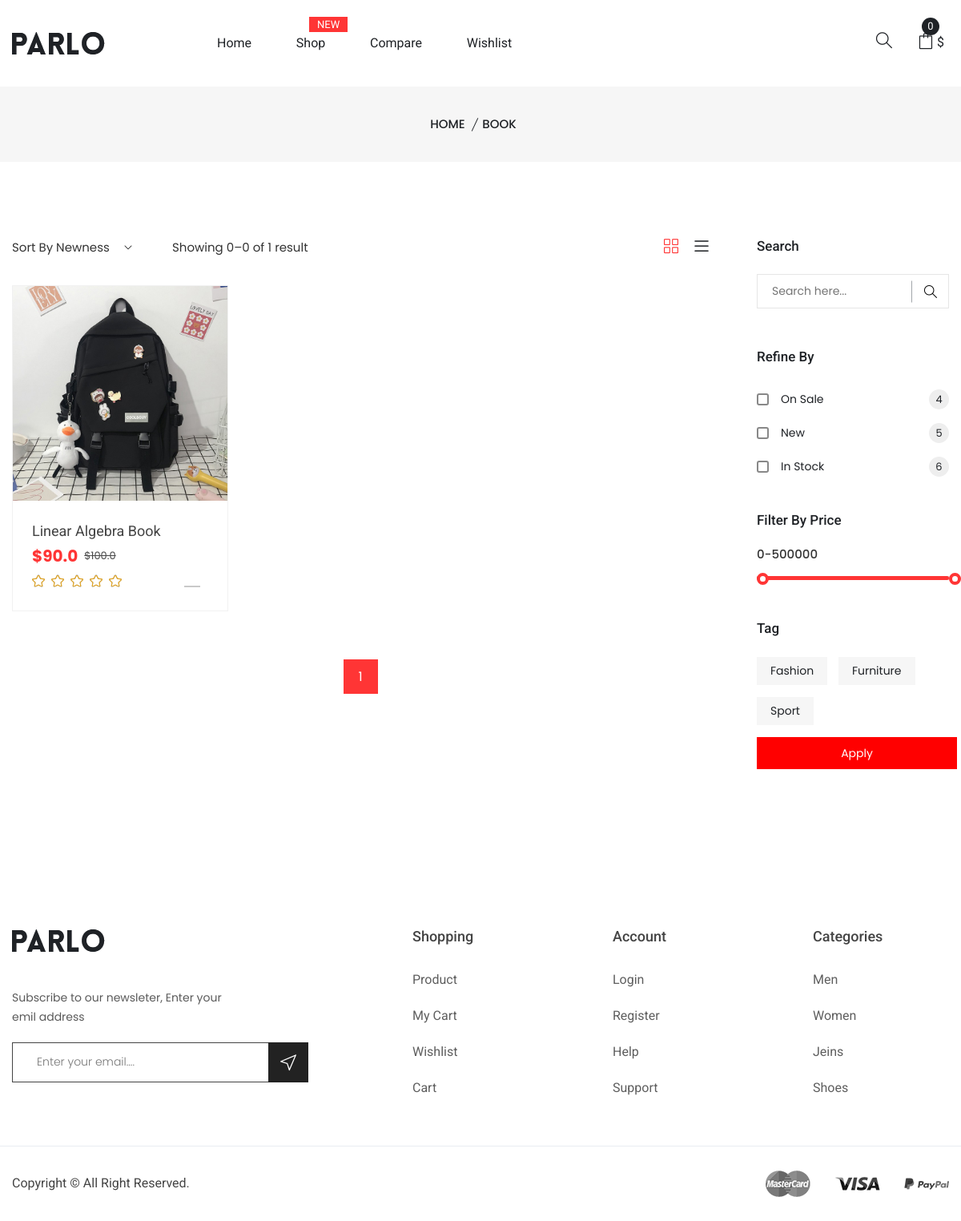
Screenshot of /catalog/28/ with the database file from the repository.
### main/models.py (models this page shows, shortened)
class Category(models.Model):
	title = models.CharField(max_length=50, blank = True)
	parent = models.ForeignKey("Category", on_delete= models.CASCADE, blank= True, null= True)
	level = models.IntegerField(blank=True, default=0)
	good_count = models.IntegerField(default=0, blank = True)
	sub_category_count = models.IntegerField(default=0, blank= True)
	logo = models.ImageField(upload_to='uploads', blank = True)

class Good(models.Model):
	title = models.CharField(max_length=50, blank=True)
	category = models.ForeignKey("Category", on_delete=models.CASCADE)
	level = models.IntegerField(blank=True, default=0)
	old_price = models.FloatField(default=0)
	price = models.FloatField(default=0)
	rating = models.FloatField(default=0)
	short_description = models.TextField(max_length=200, blank=True)
	weight = models.TextField(max_length=200, blank=True)
	dimension = models.TextField(max_length=200, blank=True)
	materials = models.TextField(max_length=200, blank=True)
	extra = models.TextField(max_length=200, blank=True)
	description = models.TextField(max_length=400, blank=True)
	color = models.ForeignKey("Color", on_delete=models.CASCADE)
	size = models.ForeignKey("Size", on_delete=models.CASCADE)
	logo = models.ImageField(upload_to='uploads', blank=True)
	logo2 = models.ImageField(upload_to='uploads', blank=True)
	logo3 = models.ImageField(upload_to='uploads', blank=True)
	logo4 = models.ImageField(upload_to='uploads', blank=True)
	logo5 = models.ImageField(upload_to='uploads', blank=True)
	logo6 = models.ImageField(upload_to='uploads', blank=True)
	logo_vertical = models.ImageField(upload_to='uploads', blank=True)
	logo_horizontal = models.ImageField(upload_to='uploads', blank=True)
	is_main = models.BooleanField(default=False)
	is_new = models.BooleanField(default=False)
	is_popular = models.BooleanField(default=False)
	is_discount = models.BooleanField(default=False)
	brand = models.ForeignKey("CategoryBrand", on_delete=models.CASCADE,null=True, blank=True)
	stock = models.IntegerField(blank=True, default=0)

class Tag(models.Model):
	title = models.CharField(max_length=50, blank = True)
	level = models.IntegerField(blank=True, default=0)

### main/views.py (the view)
# urls.py: path('catalog/<int:catalog_id>/', catalogItemHandler),
def catalogItemHandler(request, catalog_id):
	active_category = Category.objects.get(id=catalog_id)
	categories = Category.objects.all()
	brands = CategoryBrand.objects.filter(category__id=catalog_id)
	colors = Color.objects.filter(category__id=catalog_id)
	sizes = Size.objects.filter(category__id=catalog_id)
	tags = Tag.objects.all()
	goods = Good.objects.filter(category__id=catalog_id)
	sub_categories = Category.objects.filter(parent__id = catalog_id)
	if sub_categories and not goods:
		sub_category_ids = []
		for sub in sub_categories:
			sub_category_ids.append(sub.id)
		goods = Good.objects.filter(category__id__in = sub_category_ids)
	search_value = request.GET.get('q', None)
	active_brands = request.GET.getlist('active_brand', [])
	active_brands = [int(i) for i in active_brands]
	active_colors = request.GET.getlist('active_color', [])
	active_colors = [int(i) for i in active_colors]
	active_sizes = request.GET.getlist('active_size', [])
	active_sizes = [int(i) for i in active_sizes]
	is_discount  = request.GET.get('is_discount', None)
	is_new  = request.GET.get('is_new', None)
	stock  = request.GET.get('stock', None)
	price = request.GET.get('price', None)
	price_start, price_stop = None,None
	if price and len(price.split('-'))==2:
		price_start = int(price.split('-')[0])
		price_stop = int(price.split('-')[1])
	if search_value:
		new_goods = []
		for g in goods:
			if g.title.finds(search_value):
				new_goods.append(g)
		goods = new_goods
	if active_brands:
		new_goods = []
		for g in goods:
			if g.brand and g.brand.id in active_brands:
				new_goods.append(g)
		goods = new_goods
	if active_colors:
		new_goods = []
		for g in goods:
			if g.color and g.color.id in active_colors:
				new_goods.append(g)
		goods = new_goods
	if active_sizes:
		new_goods = []
		for g in goods:
			if g.size.id in active_sizes:
				new_goods.append(g)
		goods = new_goods
	if is_discount:
		new_goods = []
		for g in goods:
			if g.is_discount:
				new_goods.append(g)
		goods = new_goods
	if is_new:
		new_goods = []
		for g in goods:
			if g.is_new:
				new_goods.append(g)
		goods = new_goods
	if stock:
		new_goods = []
		for g in goods:
			if g.stock > 0 :
				new_goods.append(g)
		goods = new_goods
	if price_start != None and price_stop:
		new_goods = []
		for g in goods:
			if g.price >= price_start and g.price <=price_stop:
				new_goods.append(g)
		goods = new_goods
	limit = int(request.GET.get('limit', 6))
	current_page = int(request.GET.get('page', 1))
	total =  len(goods)
	pages_count = ceil (total/limit)
	pages = range(1, pages_count+1)
	stop = current_page*limit
	start = stop - limit
	prev_page = current_page - 1
	next_page = current_page + 1
	new_cart = None
	cart_items = []
	user_session_id = request.session.session_key
	if user_session_id:
		open_carts = Cart.objects.filter(session_id = user_session_id).filter(status = 0)
		if open_carts:
			new_cart = open_carts[0]
			cart_items = CartItem.objects.filter(cart__id=new_cart.id).filter(status = 0)
	context = {
		'categories': categories,
		'goods': goods[start:stop],
		'brands': brands,
		'sizes': sizes,
		'colors': colors,
		'tags': tags,
		'active_category': active_category,
		'search_value': search_value,
		'active_brands':active_brands,
		'active_colors':active_colors,
		'active_sizes':active_sizes,
		'stock':stock,
		'is_discount':is_discount,
		'is_new':is_new,
		'pages': pages,
		'current_page':current_page,
		'pages_count':pages_count,
		'prev_page':prev_page,
		'next_page':next_page,
		'start':start,
		'stop':stop,
		'total':total,
		'new_cart': new_cart,
		'cart_items': cart_items,
	}
	return render(request, 'catalog.html', context)

### templates/catalog.html (shortened to what this page needs)
{% extends "base.html" %}
{% block content %}
        <div class="breadcrumb-area pt-35 pb-35 bg-gray">
        <div class="container">
            <div class="breadcrumb-content text-center">
                <ul>
                    <li>
                        <a href="{% url 'index' %}">Home</a>
                    </li>
                    <li class="active">{{active_category.title}}</li>
                </ul>
            </div>
        </div>
    </div>
    <div class="shop-area pt-95 pb-100">
        <div class="container">
            <div class="row">
                <div class="col-lg-9">
                    <div class="shop-top-bar">
                        <div class="select-shoing-wrap">
                            <div class="shop-select">
                                <select>
                                    <option value="">Sort by newness</option>
                                </select>
                            </div>
                            <p>Showing {{start}}–{{start}} of {{total}} result</p>
                        </div>
                        <div class="shop-tab nav">
                            <a class="active" href="#shop-1" data-toggle="tab">
                                <i class="sli sli-grid"></i>
                            </a>
                            <a href="#shop-2" data-toggle="tab">
                                <i class="sli sli-menu"></i>
                            </a>
                        </div>
                    </div>
                    <div class="shop-bottom-area mt-35">
                        <div class="tab-content jump">
                            <div id="shop-1" class="tab-pane active">
                                <div class="row ht-products">
                                    {% for good in goods %}
                                    <div class="col-xl-4 col-md-6 col-lg-6 col-sm-6">
                                        <div class="ht-product ht-product-action-on-hover ht-product-category-right-bottom mb-30">
                                            <div class="ht-product-inner">
                                                <div class="ht-product-image-wrap">
                                                    <a href="/good/{{good.id}}" class="ht-product-image"> <img src="/media/{{good.logo}}" alt="Universal Product Style"> </a>
                                                    <div class="ht-product-action">
                                                        <ul>
                                                        </ul>
                                                    </div>
                                                </div>
                                                <div class="ht-product-content">
                                                    <div class="ht-product-content-inner">
                                                        <h4 class="ht-product-title"><a href="/good/{{good.id}}/">{{good.title}}</a></h4>
                                                        <div class="ht-product-price">
                                                            <span class="new">${{good.price}}</span>
                                                            <span class="old">${{good.old_price}}</span>
                                                        </div>
                                                        <div class="ht-product-ratting-wrap">
                                                            <span class="ht-product-ratting">
                                                                <span class="ht-product-user-ratting" style="width: 100%;">
                                                                    <i class="sli sli-star"></i>
                                                                    <i class="sli sli-star"></i>
                                                                    <i class="sli sli-star"></i>
                                                                    <i class="sli sli-star"></i>
                                                                    <i class="sli sli-star"></i>
                                                                </span>
                                                            <i class="sli sli-star"></i>
                                                            <i class="sli sli-star"></i>
                                                            <i class="sli sli-star"></i>
                                                            <i class="sli sli-star"></i>
                                                            <i class="sli sli-star"></i>
                                                            </span>
                                                        </div>
                                                    </div>
                                                </div>
                                            </div>
                                        </div>
                                    </div>
                                    {% endfor %}
                                </div>
                            </div>
                        </div>
                        <div class="pro-pagination-style text-center mt-30">
                            <ul>
                                {% for p in pages %}
                                <li><a href ="/catalog/{{active_category.id}}?page={{p}}" {% if p == current_page %} class="active" {% endif %}>{{ p }}</a></li>
                                {% endfor %}
                            </ul>
                        </div>
                    </div>
                </div>
                <div class="col-lg-3">
                    <div class="sidebar-style ml-30">
                        <form class="" action="/catalog/{{active_category.id}}">
                            <div class="sidebar-widget">
                                <h4 class="pro-sidebar-title">Search </h4>
                                <div class="pro-sidebar-search mb-50 mt-25">
                                        <div class="pro-sidebar-search-form">
                                            <input type="text" name="q" placeholder="Search here..." {% if search_value %} value="{{search_value}}" {% endif %}>
                                            <button>
                                                <i class="sli sli-magnifier"></i>
                                            </button>
                                        </div>
                                </div>
                            </div>
                            <div class="sidebar-widget">
                                <h4 class="pro-sidebar-title">Refine By </h4>
                                <div class="sidebar-widget-list mt-30">
                                    <ul>
                                        <li>
                                            <div class="sidebar-widget-list-left">
                                            <input type="checkbox" name="is_discount" {% if is_discount %} checked {% endif %} value="1"> <a href="#">On Sale <span>4</span> </a>
                                                <span class="checkmark"></span>
                                            </div>
                                        </li>
                                        <li>
                                            <div class="sidebar-widget-list-left">
                                                <input type="checkbox" name="is_new" {% if is_new %} checked {% endif %} value="1"> <a href="#">New <span>5</span></a>
                                                <span class="checkmark"></span>
                                            </div>
                                        </li>
                                        <li>
                                            <div class="sidebar-widget-list-left">
                                                <input type="checkbox" name="stock" {% if stock %} checked {% endif %} value="1"> <a href="#">In Stock <span>6</span> </a>
                                                <span class="checkmark"></span>
                                            </div>
                                        </li>
                                    </ul>
                                </div>
                            </div>
                            <div class="sidebar-widget mt-45">
                                <h4 class="pro-sidebar-title">Filter By Price </h4>
                                <div class="price-filter mt-10">
                                    <div class="price-slider-amount">
                                        <input type="text" id="amount" name="price"  placeholder="Add Your Price" />
                                    </div>
                                    <div id="slider-range"></div>
                                </div>
                            </div>
                            {% if tags %}
                            <div class="sidebar-widget mt-50">
                                <h4 class="pro-sidebar-title">Tag </h4>
                                <div class="sidebar-widget-tag mt-25">
                                    <ul>
                                        {% for tag in tags %}
                                        <li><a href="#">{{tag.title}}</a></li>
                                        {% endfor %}
                                    </ul>
                                </div>
                            </div>
                            {% endif %}
                            <button style="background-color: red;color: white; height: 40px; width: 250px; border: 0;">Apply</button>
                        </form>
                    </div>
                </div>
            </div>
        </div>
    </div>
{% endblock content %}

### static/css/plugins.css (style rules this page uses)
.ui-slider { position: relative; text-align: left; }
.ui-slider-horizontal { height: .8em; }
.ui-widget { font-family: Lucida Grande,Lucida Sans,Arial,sans-serif; font-size: 1.1em; }
.ui-widget-content { border: 1px solid #a6c9e2; background: #fcfdfd url("images/ui-bg_inset-hard_100_fcfdfd_1x100.png") 50% bottom repeat-x; color: #222222; }
.ui-corner-all, .ui-corner-top, .ui-corner-left, .ui-corner-tl { border-top-left-radius: 5px; }
.ui-corner-all, .ui-corner-top, .ui-corner-right, .ui-corner-tr { border-top-right-radius: 5px; }
.ui-corner-all, .ui-corner-bottom, .ui-corner-left, .ui-corner-bl { border-bottom-left-radius: 5px; }
.ui-corner-all, .ui-corner-bottom, .ui-corner-right, .ui-corner-br { border-bottom-right-radius: 5px; }

### rows the page displays
Category: title "BOOK"
Good: logo (picture), title "Linear Algebra Book", price "90.0", old_price "100.0"
Tag: title "Fashion"
Tag: title "Furniture"
Tag: title "Sport"

### other values shown
{{ start }} "0"
{{ total }} "1"
{{ p }} "1"
